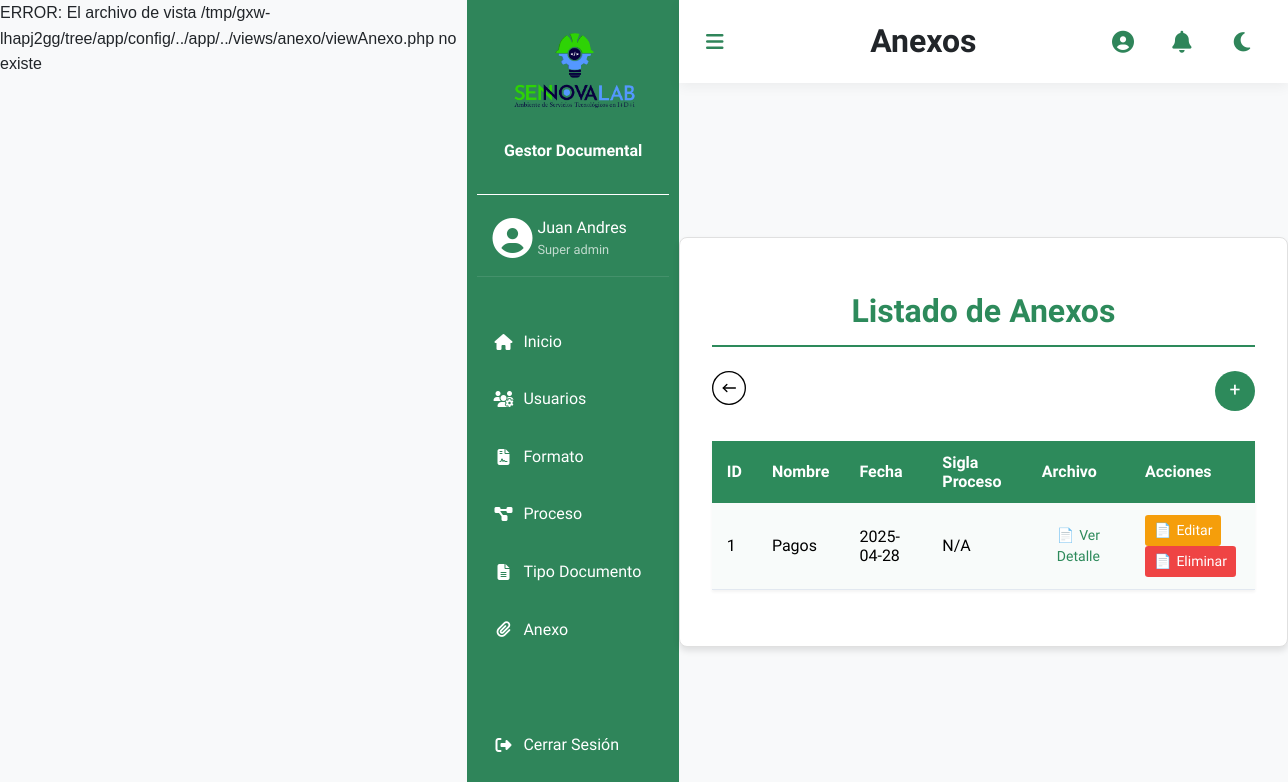
The page /anexo/view (signed in) on the database as committed earlier.
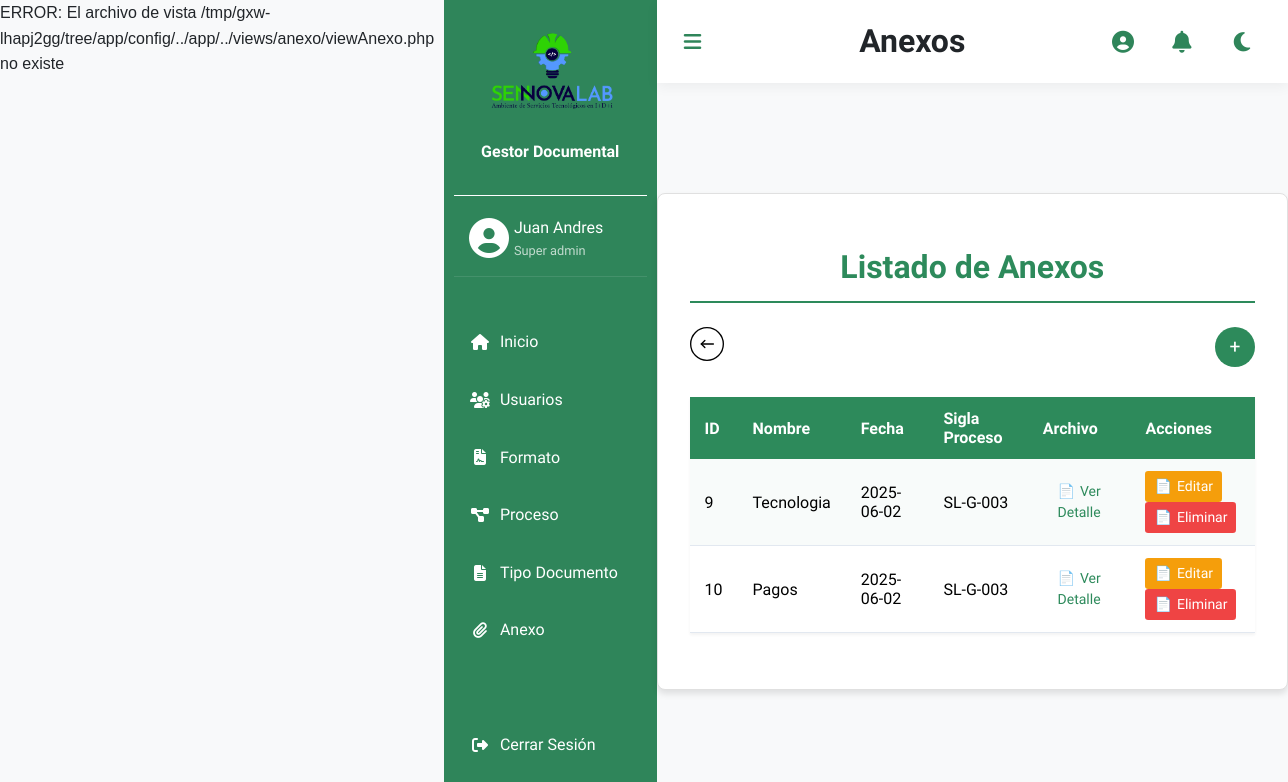
The same page on the database as committed later.
### tables this page shows
CREATE TABLE `anexo` (
  `idAnexo` int(11) NOT NULL,
  `nombre` varchar(255) NOT NULL,
  `fecha` date NOT NULL,
  `ruta_archivo` varchar(255) NOT NULL,
  `proceso_id` int(11) DEFAULT NULL
);

### app/controllers/AnexoController.php (called while the page is built, shortened)
<?php
require_once 'baseController.php';
require_once MAIN_APP_ROUTE . '../models/AnexoModel.php';
class AnexoController extends BaseController
{
    public function view()
    {
        $anexoObj = new AnexoModel();
        $procesoModel = new ProcesoModel();
        $anexos = $anexoObj->getAll();
        $procesos = $procesoModel->getAll();
        $procesoMap = [];
        foreach ($procesos as $proceso) {
            $procesoMap[$proceso->idproceso] = $proceso->siglaCod;
        }
        $data = [
            "anexos" => $anexos,
            "procesoMap" => $procesoMap,
            "title" => "Anexos"
        ];
        $this->render('anexo/viewAnexo.php', $data);
    }
}

### app/models/BaseModel.php (called while the page is built, shortened)
<?php
class BaseModel
{
    protected $dbConnection;
    protected $table;
    public function __construct()
    {
        try {
            $options = [
                PDO::ATTR_ERRMODE => PDO::ERRMODE_EXCEPTION
            ];
            $dsn = DRIVER . ':host=' . HOST . ';dbname=' . DATABASE;
            $this->dbConnection = new PDO($dsn, USERNAME_DB, PASSWORD_DB, $options);
        } catch (PDOException $ex) {
            echo "Error>" . $ex->getMessage();
        }
    }
    public function getAll(): array
    {
        try {
            $sql = "SELECT * FROM $this->table";
            $statement = $this->dbConnection->query($sql);
            $result = $statement->fetchAll(PDO::FETCH_OBJ);
            return $result;
        } catch (PDOException $ex) {
            echo "Error en consulta>{$ex->getMessage()}";
            return [];
        }
    }
}

### app/models/AnexoModel.php (called while the page is built, shortened)
<?php
require_once MAIN_APP_ROUTE . '../models/BaseModel.php';
class AnexoModel extends BaseModel {
    public function __construct() {
        $this->table = "anexo";
    }
    public function getAll(): array
    {
        try {
            $sql = "SELECT * FROM $this->table ORDER BY fecha DESC";
            $statement = $this->dbConnection->prepare($sql);
            $statement->execute();
            return $statement->fetchAll(PDO::FETCH_OBJ);
        } catch (PDOException $ex) {
            echo "Error al obtener los anexos: " . $ex->getMessage();
            return [];
        }
    }
}

### app/models/ProcesoModel.php (called while the page is built, shortened)
<?php
require_once MAIN_APP_ROUTE . '../models/BaseModel.php';
class ProcesoModel extends BaseModel {
    public function __construct() {
        $this->table = "proceso";
    }
}

### app/views/anexo/viewAnexo.php (the view)
<link rel="stylesheet" href="/css/anexo.css">
<div class="data-container">
    <h1 class="title">Listado de Anexos</h1>
    <div class="actions">
        <div class="back-anex">
            <a href="/tipoDoc/view"><img src="/img/back.svg"></a>
        </div>
        <div class="create-anex">
            <a href="/anexo/new" class="btn btn-primary mb-3">+</a>
        </div>
    </div>
    <?php if (!empty($anexos)) : ?>
        <table class="table table-striped">
            <thead>
                <tr>
                    <th>ID</th>
                    <th>Nombre</th>
                    <th>Fecha</th>
                    <th>Sigla Proceso</th>
                    <th>Archivo</th>
                    <th>Acciones</th>
                </tr>
            </thead>
            <tbody>
                <?php foreach ($anexos as $anexo) : ?>
                    <tr>
                        <td><?= $anexo->idAnexo; ?></td>
                        <td><?= htmlspecialchars($anexo->nombre); ?></td>
                        <td><?= $anexo->fecha; ?></td>
                        <td><?= htmlspecialchars($procesoMap[$anexo->proceso_id] ?? 'N/A'); ?></td>
                        <td>
                            <a href="/anexo/view/<?= $anexo->idAnexo; ?>" class="btn btn-sm btn-info">Ver Detalle</a>
                        </td>
                        <td>
                            <a href="/anexo/edit/<?= $anexo->idAnexo; ?>" class="btn btn-sm btn-warning">Editar</a>
                            <a href="/anexo/delete/<?= $anexo->idAnexo; ?>" class="btn btn-sm btn-danger">Eliminar</a>
                        </td>
                    </tr>
                <?php endforeach; ?>
            </tbody>
        </table>
    <?php else : ?>
        <p>No hay anexos registrados.</p>
    <?php endif; ?>
</div>

### public/index.php (shortened to what this page needs)
<?php
require_once '../app/controllers/AnexoController.php';
$url = $_SERVER['REQUEST_URI'];
$routes = include_once '../app/config/routes.php';
$matchedRoute = null;
foreach ($routes as $route => $routeConfig) {
    if (preg_match("#^$route$#", $url, $matches)) {
        $matchedRoute = $routeConfig;
        break;
    }
}
if ($matchedRoute) {
    $controllerName = $matchedRoute['controller'];
    $actionName = $matchedRoute['action'];
    if (class_exists($controllerName) && method_exists($controllerName, $actionName)) {
        $parameters = array_slice($matches, 1);
        $controller = new $controllerName();
        $controller->$actionName(...$parameters);
    } else {
        echo "Error: Controlador o acción no encontrados.";
    }
} else {
    header('Location: /login/init');
}

### app/controllers/BaseController.php (shortened to what this page needs)
<?php
class BaseController
{
    protected string $layout = "main_layout";
    public function render(string $view, array $arrayData = null)
    {
        $viewPath = MAIN_APP_ROUTE . "../views/$view";
        if (!file_exists($viewPath)) {
            echo "ERROR: El archivo de vista $viewPath no existe<br>";
        }
        $layout = MAIN_APP_ROUTE . "../views/layouts/{$this->layout}.php";
        include_once $layout;
    }
}

### app/views/layouts/admin_layout.php (shortened to what this page needs)
<!DOCTYPE html>
<html lang="en">
<head>
    <link rel="stylesheet" href="/css/reset.css">
    <link rel="stylesheet" href="/css/style_admin_layout.css">
    <link rel="stylesheet" href="https://cdnjs.cloudflare.com/ajax/libs/font-awesome/6.4.0/css/all.min.css">
</head>
<body>
    <div class="container">
        <div class="sidebar">
            <div class="sidebar-content">
                <div class="logo"> <img id="logo" src="/img/logo_sennova_grd.png" alt="logoImg"> <span class="logo-text">Gestor Documental</span> </div>
                <div class="user-info">
                    <div class="user-icon">
                        <i class="fas fa-user-circle"></i>
                    </div>
                    <div class="user-details">
                        <span class="user-nombre"><?php echo isset($_SESSION['nombre']) ? $_SESSION['nombre'] : 'Usuario'; ?></span>
                        <span class="user-role"><?php echo isset($_SESSION['rol']) ? ucfirst(str_replace('_', ' ', $_SESSION['rol'])) : 'Rol no definido'; ?></span>
                    </div>
                </div>
                <nav class="menu">
                    <ul>
                        <?php if (isset($_SESSION['rol']) && $_SESSION['rol'] == 'super_admin'): ?>
                            <li><a href="/main"><i class="fas fa-house"></i><span class="span">Inicio</span></a></li>
                            <li><a href="/usuario/view"><i class="fas fa-users-cog"></i><span class="span">Usuarios</span></a></li>
                            <li><a href="/documentoFormato/view"><i class="fas fa-file-contract"></i><span class="span">Formato</span></a></li>
                            <li><a href="/proceso/view"><i class="fas fa-project-diagram"></i><span class="span">Proceso</span></a></li>
                            <li><a href="/tipoDocumental/view"><i class="fas fa-file-alt"></i><span class="span">Tipo Documento</span></a></li>
                            <li><a href="/tipoDoc/view"><i class="fas fa-paperclip"></i><span class="span">Anexo</span></a></li>
                        <?php endif ?>
                    </ul>
                    <ul>
                        <li class="logout-item">
                            <a href="/login/logout">
                                <i class="fas fa-sign-out-alt"></i>
                                <span class="span">Cerrar Sesión</span>
                            </a>
                        </li>
                    </ul>
                </nav>
            </div>
        </div>
        <main class="main-content">
            <header class="header">
                <div class="header-container">
                    <button class="menu-toggle"><i class="fas fa-bars"></i></button>
                    <h1><?php echo isset($title) ? $title : 'Default Title'; ?></h1>
                    <div class="header-icons">
                        <a href="#" class="icon-link" id="profile-icon" title="Ver perfil">
                            <i class="fas fa-user-circle"></i>
                        </a>
                        <a href="#" class="icon-link"><i class="fas fa-bell"></i></a>
                        <a href="#" class="icon-link" id="theme-toggle"><i class="fas fa-moon"></i></a>
                    </div>
                </div>
            </header>
            <div class="content">
                <?php include_once $content; ?>
            </div>
        </main>
    </div>
</body>
</html>

### public/css/style_admin_layout.css (style rules this page uses)
.container { display: flex; width: 100%; }
.sidebar { width: 270px; background-color: #2f855a; color: white; height: 100vh; transition: all 0.3s ease; display: flex; flex-direction: column; }
.sidebar-content { display: flex; flex-direction: column; padding: 10px; align-items: center; height: 100%; position: relative; }
.logo { width: 100%; margin: 0.3rem 0; font-size: 1.8rem; font-weight: 700; display: flex; flex-direction: column; justify-content: center; align-items: center; border-bottom: 1px solid white; padding-bottom: 30px; }
#logo { transition: opacity 0.5s ease; }
.logo img { width: 100%; transition: all 0.7s ease-in-out; }
.logo-text { margin-top: 10px; font-size: 1rem; transition: all 0.3s ease; }
.menu { width: 100%; flex-grow: 1; display: flex; flex-direction: column; justify-content: space-between; }
.menu ul { width: 100%; padding: 1rem 0; }
.menu a { transition: .2s all ease-in; padding: 1rem; display: flex; align-items: center; }
.user-info { display: flex; align-items: center; padding: 15px; margin-bottom: 20px; width: 100%; border-bottom: 1px solid rgba(255, 255, 255, 0.1); transition: all 0.7s ease-in-out; }
.user-icon { font-size: 2.5rem; margin-right: 15px; color: #fff; transition: all 0.7s ease-in-out; }
.user-details { display: flex; flex-direction: column; transition: all 0.3s ease; }
.user-role { color: rgba(255, 255, 255, 0.7); font-size: 0.8rem; }
.main-content { display: flex; flex-direction: column; flex-grow: 1; }
.header { padding: 1rem; display: flex; flex-direction: row; justify-content: center; box-shadow: 0 4px 12px rgba(0, 0, 0, 0.05); background-color: #ffffff; transition: all 0.3s ease; }
.header-container { width: 100%; display: flex; align-items: center; justify-content: space-between; }
.content { padding: 0; display: flex; justify-content: center; align-items: center; flex-grow: 1; }
.data-container { border: 1px solid #a5bed8; border-radius: 8px; background-color: #ececec; box-shadow: 0 2px 10px rgba(0, 0, 0, 0.05); transition: all 0.3s ease; }
span { display: flex; justify-content: start; align-items: center; text-align: center; }
i.fas { margin-right: 10px; width: 20px; text-align: center; transition: all 0.7s ease-in-out; }
.header-icons { display: flex; align-items: center; gap: 20px; }
.header-icons .icon-link { color: #2f855a; font-size: 22px; transition: .2s all ease-in; margin-right: 10px; }
.menu-toggle { cursor: pointer; font-size: 20px; color: #2f855a; background: none; border: none; display: flex; align-items: center; justify-content: center; transition: .2s all ease-in; margin-left: 10px; }
.data-container { border: 1px solid #e0e0e0; border-radius: 12px; background-color: #ffffff; box-shadow: 0 5px 15px rgba(0, 0, 0, 0.05); transition: all 0.3s ease; max-width: 800px; margin: 30px auto; overflow: hidden; }

Rows that differ between the two databases and show on the page:
removed anexo: idAnexo "1", nombre "Pagos", fecha "2025-04-28", proceso "N/A"
added anexo: idAnexo "9", nombre "Tecnologia", fecha "2025-06-02", proceso "SL-G-003"
added anexo: idAnexo "10", nombre "Pagos", fecha "2025-06-02", proceso "SL-G-003"
